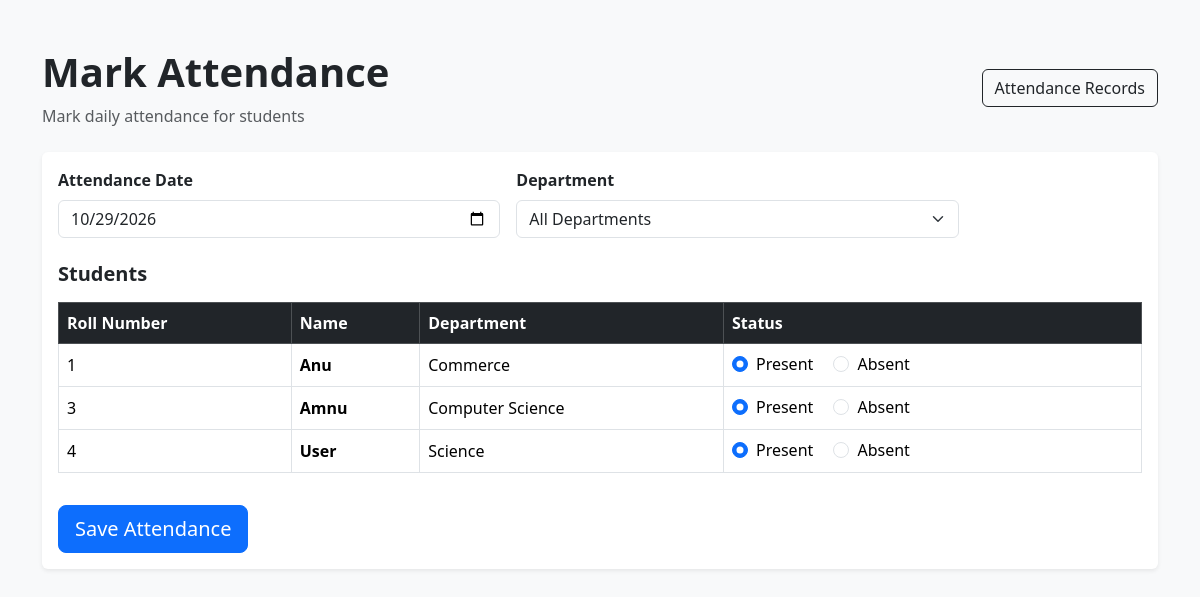
Page /mark/ (signed in) on the committed database.
### students/models.py (models this page shows, shortened)
class Student(models.Model):
    name = models.CharField(
        max_length=150
    )
    roll_number = models.CharField(
        max_length=30,
        unique=True
    )
    email = models.EmailField(
        unique=True
    )
    phone = models.CharField(
        max_length=20
    )
    department = models.CharField(
        max_length=100
    )
    joining_date = models.DateField(
        default=timezone.localdate
    )
    photo = models.ImageField(
        upload_to='students/',
        blank=True
    )

### attendance/views.py (the view, shortened to what this page needs)
# urls.py: path('mark/', views.mark_attendance, name='mark_attendance'),
@staff_required
def mark_attendance(request):
    department = request.GET.get('department', '')
    students = Student.objects.all().order_by('roll_number')
    if department:
        students = students.filter(
            department=department
        )
    departments = Student.objects.values_list(
        'department',
        flat=True
    ).distinct().order_by('department')
    today = timezone.localdate()
    return render(request, 'attendance/mark_attendance.html', {
        'students': students,
        'departments': departments,
        'today': today,
        'selected_department': department,
    })

### attendance/views.py (called while the page is built)
def staff_required(view_func):
    return login_required(
        user_passes_test(lambda user: user.is_staff)(view_func)
    )

### templates/attendance/mark_attendance.html (shortened to what this page needs)
<!DOCTYPE html>
<html lang="en">
<head>
    <link href="https://cdn.jsdelivr.net/npm/bootstrap@5.3.3/dist/css/bootstrap.min.css"
          rel="stylesheet">
</head>
<body class="bg-light">
<div class="container py-5">
    <div class="d-flex justify-content-between align-items-center mb-4">
        <div>
            <h1 class="fw-bold">Mark Attendance</h1>
            <p class="text-muted mb-0">
                Mark daily attendance for students
            </p>
        </div>
        <a href="{% url 'attendance_records' %}"
           class="btn btn-outline-dark">
            Attendance Records
        </a>
    </div>
    <div class="card shadow-sm border-0 mb-4">
        <div class="card-body">
            <form method="POST">
                <div class="row g-3 mb-4">
                    <div class="col-md-5">
                        <label class="form-label fw-semibold">
                            Attendance Date
                        </label>
                        <input
                            type="date"
                            name="date"
                            value="{{ today|date:'Y-m-d' }}"
                            class="form-control"
                            required>
                    </div>
                    <div class="col-md-5">
                        <label class="form-label fw-semibold">
                            Department
                        </label>
                        <select
                            name="department"
                            id="department"
                            class="form-select">
                            <option value="">
                                All Departments
                            </option>
                        </select>
                    </div>
                </div>
                <h5 class="fw-bold mb-3">
                    Students
                </h5>
                <div class="table-responsive">
                    <table class="table table-bordered align-middle">
                        <thead class="table-dark">
                            <tr>
                                <th>Roll Number</th>
                                <th>Name</th>
                                <th>Department</th>
                                <th>Status</th>
                            </tr>
                        </thead>
                        <tbody>
                            {% for student in students %}
                                <tr>
                                    <td>
                                        {{ student.roll_number }}
                                    </td>
                                    <td class="fw-semibold">
                                        {{ student.name }}
                                    </td>
                                    <td>
                                        {{ student.department }}
                                    </td>
                                    <td>
                                        <div class="form-check form-check-inline">
                                            <input
                                                class="form-check-input"
                                                type="radio"
                                                name="status_{{ student.id }}"
                                                value="P"
                                                checked>
                                            <label class="form-check-label">
                                                Present
                                            </label>
                                        </div>
                                        <div class="form-check form-check-inline">
                                            <input
                                                class="form-check-input"
                                                type="radio"
                                                name="status_{{ student.id }}"
                                                value="A">
                                            <label class="form-check-label">
                                                Absent
                                            </label>
                                        </div>
                                    </td>
                                </tr>
                            {% endfor %}
                        </tbody>
                    </table>
                </div>
                <button type="submit"
                        class="btn btn-primary btn-lg mt-3">
                    Save Attendance
                </button>
            </form>
        </div>
    </div>
</div>
</body>
</html>

### rows in the picture
Student: roll_number "1", name "Anu", department "Commerce"
Student: roll_number "3", name "Amnu", department "Computer Science"
Student: roll_number "4", name "User", department "Science"
